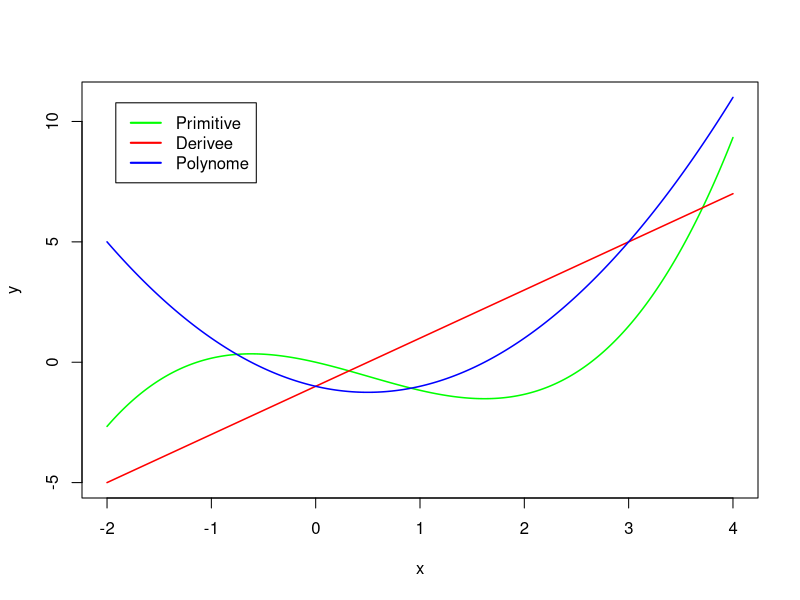
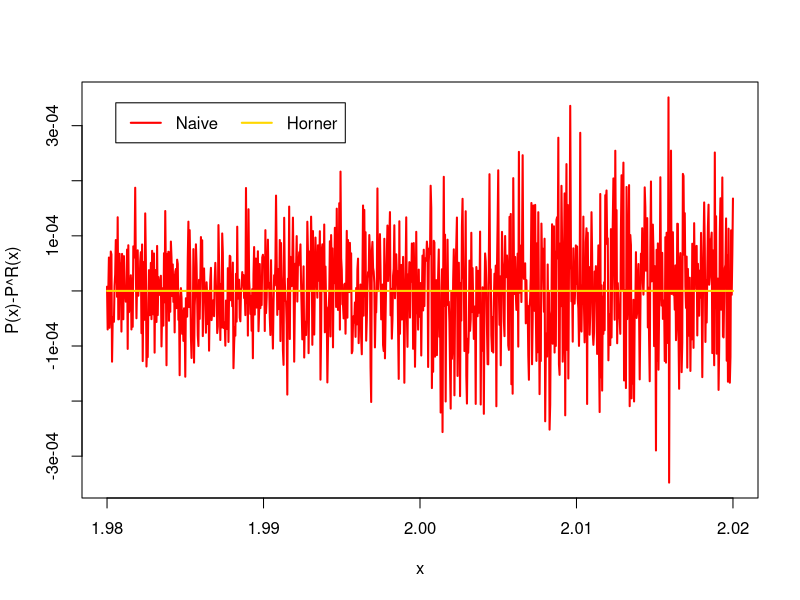

The R script that drew these images, in order:
##PROJET: Manipulation de polynomes

#1) Quelle serait la représentation creuse sous forme de liste du polynome 2+x^4−3x^5 ? list(c(2, 0), c(1, 4), c(-3, 5))
#2) Et sa représentation dense ? c(2, 0, 0, 0, 1, -3)
#3) Quand choisit-on de travailler plutot en représentation creuse ? Quand on souhaite travailler avec les degrés
#4) Quelle est la représentation la plus économique en terme d’espace mémoire ? Representation dense

# SOURCES :
# http://www.i3s.unice.fr/~malapert/R/pdf/A4-Polynomes.pdf
# https://www.youtube.com/watch?v=Z393AcN_Gz0 (Horner methode comprehension)

# Pour executer le programme faire Rscript ./polynomes.r
# Ou l'executer dans Rstudio.
# Va executer toutes les demonstrations de l'activite.

# Vous devez avoir installer le package 'polynom' sinon il y aura une erreur.

# Pour utiliser les fonctions une a une
# (cf. Activite_manipulation_des_polynomes.pdf)
# qui est une documentation du code.
p <- list(c(2,5), c(-1,4),c(-2,1))
q <- list(c(1,4), c(7,2),c(-1,0))

# indique si le polynome est nul
is_poly0 <- function(p) length(p) == 0

# renvoyant le degre d’un monome ou d’un polynome.
degre <- function(mp) {
    if(is_poly0(mp)) return(-Inf)
    if (is.list(mp)) mp <- mp[[1]]
    if (is.vector(mp) && length(mp) == 2) return(mp[2])
    else return(NULL)
}

# renvoyant le coefficient d’un monome ou d’un polynome.
coeff <- function(mp) {
    if(is_poly0(mp)) return(-Inf)
    if (is.list(mp)) mp <- mp[[1]]
    if (is.vector(mp) && length(mp) == 2) return(mp[1])
    else return(NULL)
}

# renvoyant une chaîne de caractères représentant le polynome creux sous la forme ∑aiX^i
poly2str <- function(p){
    if(length(p) == 0){
        return ("")
    }
    acc = ""
    for(e in p){
        acc = paste(acc, e[1], "*X^", e[2], " + ", sep="")
    }
    return(substr(acc, 0, nchar(acc) - 3))
}

# multiplication par un scalaire k d’un polynome
mult_ext <- function(p, k) {
    return(lapply(p, function(x) c(k*x[1], x[2])))
}

# transforme un polynome plein en un polynome creux
make_poly <- function(x) {
    poly_creux <- list()
    power <- length(x) - 1
    j <- 1
    for (i in length(x):1) {
        if (x[i] != 0) {
            poly_creux[[j]] <- c(x[i], power)
            j <- j + 1
        }
        power <- power - 1
    }
    return(poly_creux)
}

# générant un polynome aléatoire de degré inférieur à n
# et dont les coefficients sont tirés dans le vecteur coeffs
rand_poly <- function(n, coeffs) {
    poly <- list()
    len_poly <- sample(1:n-1, 1)
    j <- 1
    for (i in len_poly:1) {
        rand_coeff <- sample(coeffs, 1)
        if (rand_coeff != 0) {
            poly[[j]] <- c(rand_coeff, i)
            j <- j + 1
        }
    }
    if (length(poly) == 0) return(rand_poly(n, coeffs))
    return(poly)
}

# trie une liste de monomes par degré décroissant
sort_monoms <- function(p) {
    for (i in 1:length(p)) {
        for (j in i:length(p)) {
            if (p[[i]][2] < p[[j]][2]) {
                x <- p[[i]]
                p[[i]] <- p[[j]]
                p[[j]] <- x
            }
        }
    }
    return(p)
}

# somme les termes de même degré, et supprime les termes dont le coefficient est nulle
merge_monoms <- function(p) {
    monoms <- list(p[[1]])
    l_p <- length(p)
    i <- 2
    j <- 1
    # Additionne les monoms entre eux
    while (i <= l_p) {
        if (monoms[[j]][2] == p[[i]][2] && i != j) {
            monoms[[j]] <- c(monoms[[j]][1] + p[[i]][1], p[[i]][2])
        } else {
            j <- j + 1
            monoms[[j]] <- p[[i]]
        }
        i <- i + 1
    }
    k <- 1
    # Enlève les monoms de coeff nulle
    while (k <= length(monoms)) {
        if (monoms[[k]][1] == 0) {
            monoms[[k]] <- NULL
            next
        }
        k <- k + 1
    }
    return(monoms)
}

# Addition de deux polynomes
add <- function(p, q) {
    combine <- c(p, q) # combine 2 listes
    return(merge_monoms(sort_monoms(combine)))
}

# Soustraction de 2 polynomes
sub <- function(p,q) add(p,mult_ext(q,-1))

# polynome dérivé du polynome p
deriv <- function(p) {
    drv <- list()
    for (i in p) {
        if (i[[2]] == 1) {
            drv <- c(drv, list(c(i[[1]], 0)))
        }
        else if (i[[2]] == 0) {
            i <- NULL
        }
        else {
            drv <- c(drv, list(c(i[[2]] * i[[1]], i[[2]] - 1)))
        }
    }
    return(drv)
}

# primitive du polynome p
integ <- function(p) {
    integ <- list()
    for (c in p) {
        integ <- c(integ, list(c(c[[1]] / (c[[2]] + 1), c[[2]] + 1)))
    }
    return(integ)
}

# Multiplication de 2 monomes
mult_monoms <- function(m1, m2) {
    return(list(c(m1[1] * m2[1], m1[2] + m2[2])))
}

# Multiplication d'un polynome par un monome
mult_poly_mono <- function(p, m) {
    return(lapply(p, function(x) c(m[1]*x[1], m[2] + x[2])))
}

# Multiplication interne de deux polynomes
mult <- function(p, q) {
    res <- list()
    # S'appuyant sur la methode vu dans le cours de l'activite
    for (monom in q) {
        res <- add(res, mult_poly_mono(p, monom))
    }
    return(res)
}

# Valeur d'un polynome en un point x version naive
polyval <- function(p, x) {
    res <- c()
    for (monom in p) {
        res <- c(res, c(monom[1] * x ** monom[2]))
    }
    return(sum(res))
}

# Fonction personnel pour faire polyhorn
# qui convertir un polynome creux a dense
creux_to_dense <- function(p) {
    degre <- degre(p)
    res <- c()
    old <- p[[1]][2]
    i <- 1
    j <- 1
    while (i <= length(p)) {
        if (old - p[[j]][2] >= 2) {
            res <- c(res, 0)
            old <- old - 1
            next
        }
        else {
            res <- c(res, p[[j]][1])
            j <- j + 1
        }
        old <- p[[i]][2]
        i <- i + 1
    }
    adjust <- degre - length(res) + 1
    if (adjust > 0) res <- c(res, numeric(adjust))
    return(rev(res))
}

# Valeur d'un polynome en un point x version Horner
polyhorn <- function(p, x) {
    # Verification que le polynome p est un polynome creux, si oui conversion en dense
    if (is.list(p)) p <- creux_to_dense(p)
    len_p <- length(p)
    res <- p[[len_p]][1]
    for (i in (len_p-1):1) {
        res <- (res * x) + p[[i]][1]
    }
    return(res)
}

# construit la fonction polynome associee a p
fpoly <- function(p) {
    return( function(x) {polyval(p, x)}) # on peut faire pareil avec polyhorn
}

# dessine les courbes de la primitive, derivee et du polynome
dessiner <- function(p, x) {
    cols <- c("green", "red", "blue")
    finteg <- fpoly(integ(p))
    fderiv <- fpoly(deriv(p))
    fpoly_p <- fpoly(p)

    integ <- sapply(x, finteg)
    derivate <- sapply(x, fderiv)
    poly_p <- sapply(x, fpoly_p)
    matplot(x, cbind(integ, derivate, poly_p), t="l", lwd=1.5, lty=1, xlab="x", ylab="y", col=cols)
    legend("topleft", inset=.05, legend=c("Primitive", "Derivee", "Polynome"), horiz=FALSE, lwd=2, lty=1, col=cols)
}

# tout les cas de test de l'activite polynome
# sont effectue dans cette fonction
demonstration <- function() {
    stopifnot("2*X^5 + -1*X^4 + -2*X^1" == poly2str(p))
    stopifnot(poly2str(mult_ext(p,-2)) == "-4*X^5 + 2*X^4 + 4*X^1")
    stopifnot(poly2str(make_poly(c(0, -2, 0, 0, -1, 2))) == "2*X^5 + -1*X^4 + -2*X^1")
    stopifnot(poly2str(make_poly(c(-1, 0, -7, 0, 1))) == "1*X^4 + -7*X^2 + -1*X^0")
    stopifnot(poly2str(add(p, list())) == "2*X^5 + -1*X^4 + -2*X^1")
    stopifnot(poly2str(add(list(), q)) == "1*X^4 + 7*X^2 + -1*X^0")
    stopifnot(poly2str(add(p,q)) == "2*X^5 + 7*X^2 + -2*X^1 + -1*X^0")
    stopifnot(poly2str(sub(p,p)) == "")
    stopifnot(poly2str(sub(p,q)) == "2*X^5 + -2*X^4 + -7*X^2 + -2*X^1 + 1*X^0")
    stopifnot(poly2str(sub(q,p)) == "-2*X^5 + 2*X^4 + 7*X^2 + 2*X^1 + -1*X^0")
    stopifnot(poly2str(integ(p)) == "0.333333333333333*X^6 + -0.2*X^5 + -1*X^2")
    stopifnot(poly2str(integ(q)) == "0.2*X^5 + 2.33333333333333*X^3 + -1*X^1")
    stopifnot(poly2str(deriv(p)) == "10*X^4 + -4*X^3 + -2*X^0")
    stopifnot(poly2str(deriv(q)) == "4*X^3 + 14*X^1")
    p1 <- make_poly(c(1,1))
    p2 <- make_poly(c(-1,1))
    p3 <- make_poly(c(1,-1,1))
    stopifnot(poly2str(mult(p1,p2)) == "1*X^2 + -1*X^0")
    stopifnot(poly2str(mult(p3,p3)) == "1*X^4 + -2*X^3 + 3*X^2 + -2*X^1 + 1*X^0")
    cat('---TEST CASES DE L\'ACTIVITE POLYNOME---\n')
    cat('TEST CASE : poly2str(p) == "2*X^5 + -1*X^4 + -2*X^1" TRUE\n')
    cat('TEST CASE : poly2str(mult_ext(p,-2)) == "-4*X^5 + 2*X^4 + 4*X^1" TRUE\n')
    cat('TEST CASE : poly2str(make_poly(c(0, -2, 0, 0, -1, 2))) == "2*X^5 + -1*X^4 + -2*X^1" TRUE\n')
    cat('TEST CASE : poly2str(make_poly(c(-1, 0, -7, 0, 1))) == "1*X^4 + -7*X^2 + -1*X^0" TRUE\n')
    cat('TEST CASE : poly2str(rand_poly(5,0:3)) = ', poly2str(rand_poly(5,0:3)), '\n')
    cat('TEST CASE : poly2str(rand_poly(10,0:1)) = ', poly2str(rand_poly(10,0:1)), '\n')
    cat('TEST CASE : poly2str(add(p, list())) == "2*X^5 + -1*X^4 + -2*X^1" TRUE\n')
    cat('TEST CASE : poly2str(add(list(), q)) == "1*X^4 + 7*X^2 + -1*X^0" TRUE\n')
    cat('TEST CASE : poly2str(add(p,q)) == "2*X^5 + 7*X^2 + -2*X^1 + -1*X^0" TRUE\n')
    cat('TEST CASE : poly2str(sub(p,p)) == "" TRUE\n')
    cat('TEST CASE : poly2str(sub(p,q)) == "2*X^5 + -2*X^4 + -7*X^2 + -2*X^1 + 1*X^0" TRUE\n')
    cat('TEST CASE : poly2str(sub(q,p)) == "-2*X^5 + 2*X^4 + 7*X^2 + 2*X^1 + -1*X^0" TRUE\n')
    cat('TEST CASE : poly2str(integ(p)) == "0.333333333333333*X^6 + -0.2*X^5 + -1*X^2" TRUE\n')
    cat('TEST CASE : poly2str(integ(q)) == "0.2*X^5 + 2.33333333333333*X^3 + -1*X^1" TRUE\n')
    cat('TEST CASE : poly2str(deriv(p)) == "10*X^4 + -4*X^3 + -2*X^0" TRUE\n')
    cat('TEST CASE : poly2str(deriv(q)) == "4*X^3 + 14*X^1" TRUE\n')
    cat('TEST CASE : poly2str(mult(p1,p2)) == "1*X^2 + -1*X^0" TRUE\n')
    cat('TEST CASE : poly2str(mult(p3,p3)) == "1*X^4 + -2*X^3 + 3*X^2 + -2*X^1 + 1*X^0" TRUE\n')
    cat('---TEST POLYNOMES P EN UN POINT X---\n')
    cat('UTILISATION DE POLYVAL\n')
    print(poly2str(p))
    for(i in -1:1) {
        print(paste("p(",i,") = ",polyval(p,i), sep=""))
    }
    print(poly2str(q))
    for(i in -1:1) {
        print(paste("q(",i,") = ",polyval(q,i), sep=""))
    }
    cat('UTALISATION DE POLYHORN\n')
    print(poly2str(p))
    for(i in -1:1) {
        print(paste("p(",i,") = ",polyhorn(p,i), sep=""))
    }
    print(poly2str(q))
    for(i in -1:1) {
        print(paste("q(",i,") = ",polyhorn(q,i), sep=""))
    }
    cat('dessiner(p, x) -> (voir plot)\n')
    x <- seq(-2,4,length.out=1000)
    p1 <- make_poly(c(-1,-1,1))
    dessiner(p1,x)
}

demonstration()

### N'AFFICHE PAS COMME DANS L'EXEMPLE DE L'ACTIVITE MAIS A LES MEMES RESULTAT
### EN COMPARANT vh, vn et vr ci-dessous (sachant que polyhorn et polyval fonctionnent bien avec de multiple tests)
x <- seq(2-0.02,2.02,length.out=1001)
vec <- c(-2,0,1)
## p(x) = (x^2-2)^16
p1 <- make_poly(vec)
for(i in 1:4) {
  p1 <- mult(p1,p1)
}
## Evaluate p using our methods (observed)
vn <- sapply(x, polyval, p=p1)
vh <- sapply(x, polyhorn, p=p1)


library("polynom")
## Evaluate p using R package (expected)
pr <-as.polynomial(c(-2,0,1))
## p is an R object ! I directly used the power operator.
pr <- pr ** 16
## I also use a generic function
vr <- predict(pr,x)

## Last, visualize the results
cols <- c("red", "gold")
matplot(x, cbind(vn-vr,vh-vr),t="l", lwd=2, lty=1,col=cols, xlab="x",ylab="P(x)-P^R(x)")
legend("topleft", inset=.05, legend=c("Naive", "Horner"), horiz=TRUE, lwd=2, lty=1, col=cols)